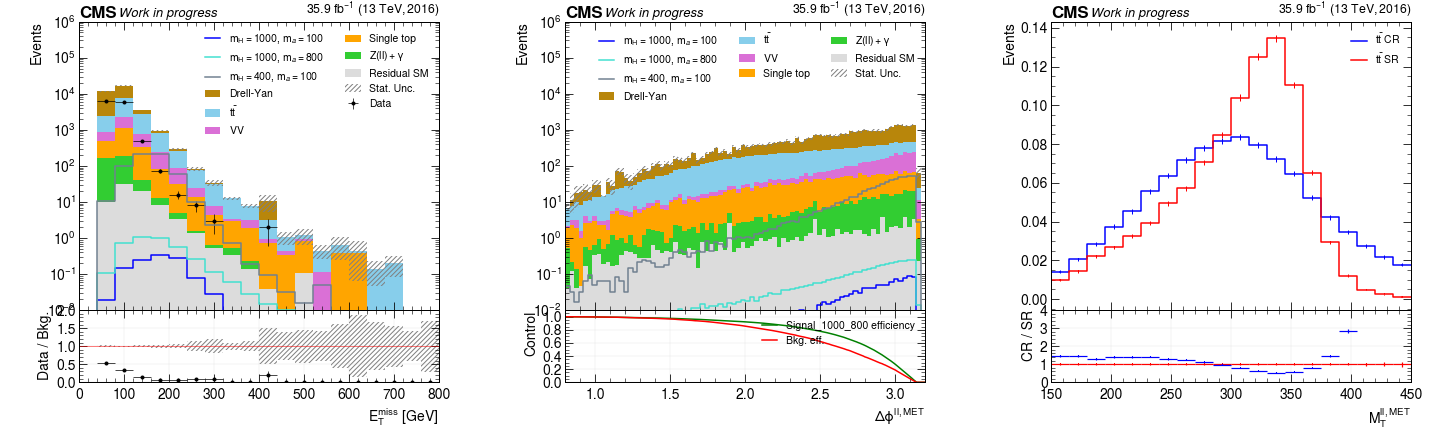

The script that saved this image:
import os
import numpy as np
import pandas as pd
import matplotlib.pyplot as plt
import matplotlib.gridspec as gs
import anatools.data as data
import anatools.analysis as ana
ana.start()

#XXXXXXXXXXXXXXXXXXXXXXXXXXXXXXXXXXXXXXXXXXXXXXXXXXXXXXXXXXXXXXXXXXXXXXXXXXXXXXXXXXXXXXXXXXXXXXXXXXXXXXXXXXXXXXXXX
# This is not a complete code. You need to generate the datasets and the lists below: 
# dataframes - list of pandas dataframes
# labels - list of strings setting the labels
# colors - list of strings setting the colors
#XXXXXXXXXXXXXXXXXXXXXXXXXXXXXXXXXXXXXXXXXXXXXXXXXXXXXXXXXXXXXXXXXXXXXXXXXXXXXXXXXXXXXXXXXXXXXXXXXXXXXXXXXXXXXXXXX

#=================================================================================================================
# Set up the figure and the subplots grid
#=================================================================================================================
fig1 = plt.figure(figsize=(20,6))
grid = [2, 3]
gs1 = gs.GridSpec(grid[0], grid[1], height_ratios=[4, 1])


#=================================================================================================================
N = 1 
#=================================================================================================================
#==================================================
ax1 = plt.subplot(ana.position(gs1,grid,N,1))              # Positioning at subplot 1 of the plot number 1
#==================================================
var = "MET_pt"
bins = np.linspace(0,800,21)
ana.step_plot( ax1, var, df_1000_100, label=signal_label(1000,100), color='blue', weight="evtWeight", bins=bins )
ana.step_plot( ax1, var, df_1000_800, label=signal_label(1000,800), color='turquoise', weight="evtWeight", bins=bins )
ana.step_plot( ax1, var, df_400_100, label=signal_label(400,100), color='slategray', weight="evtWeight", bins=bins )
ybkg, errbkg = ana.stacked_plot( ax1, var, dataframes, labels, colors, weight="evtWeight", bins=bins )  # Produce the stacked plot
ydata, errdata = ana.data_plot( ax1, var, df_DATA, bins=bins )
ana.labels(ax1, ylabel="Events")  # Set up the label names
ana.style(ax1, lumi=35.9, year=2016, ylog=True, legend_ncol=2, ylim=[1.e-2,1.e6], xticklabels=False) # Set up the plot style and information on top

#==================================================
ax2 = plt.subplot(ana.position(gs1,grid,N,2), sharex=ax1)  # Positioning at subplot 2 of the plot number 2
#==================================================
ana.ratio_plot( ax2, ydata, errdata, ybkg, errbkg, bins=bins)
ana.labels(ax2, xlabel=r"$E_\mathrm{T}^\mathrm{miss}\ [\mathrm{GeV}]$", ylabel="Data / Bkg.")  # Set up the label names
ana.style(ax2, ylim=[0., 2], yticks=[0, 0.5, 1, 1.5, 2], xgrid=True, ygrid=True) 



#=================================================================================================================
N = 2
#=================================================================================================================
#==================================================
ax1 = plt.subplot(ana.position(gs1,grid,N,1))              # Positioning at subplot 1 of the plot number 1
#==================================================
var = "MET_LepLep_deltaPhi"
bins = np.linspace(0.8,3.2,81)
ana.stacked_plot( ax1, var, dataframes, labels, colors, weight="evtWeight", bins=bins )  # Produce the stacked plot
ana.step_plot( ax1, var, df_1000_100, label=signal_label(1000,100), color='blue', weight="evtWeight", bins=bins )
ana.step_plot( ax1, var, df_1000_800, label=signal_label(1000,800), color='turquoise', weight="evtWeight", bins=bins )
ana.step_plot( ax1, var, df_400_100, label=signal_label(400,100), color='slategray', weight="evtWeight", bins=bins )
ana.labels(ax1, ylabel="Events")  # Set up the label names
ana.style(ax1, lumi=35.9, year=2016, ylog=True, legend_ncol=3, ylim=[1.e-2,1.e6], xticklabels=False) # Set up the plot style and information on top

#==================================================
ax2 = plt.subplot(ana.position(gs1,grid,N,2), sharex=ax1)  # Positioning at subplot 2 of the plot number 2
#==================================================
ctr = ana.control( var, [df_1000_800], dataframes, weight="evtWeight", bins=np.linspace(0.8,3.2,1001) )
#ctr.purity_plot()
ctr.signal_eff_plot(label='Signal_1000_800 efficiency')
ctr.bkg_eff_plot()
ana.labels(ax2, xlabel=r"$\Delta \phi^{ll, \mathrm{MET}}$", ylabel="Control")  # Set up the label names
ana.style(ax2, ylim=[0., 1.1], yticks=[0., 0.2, 0.4, 0.6, 0.8, 1.], xgrid=True, ygrid=True) 


for key in datasets.keys():
    dataset = datasets[key] 
    datasets[key] = dataset[(dataset["MET_LepLep_Mt"] < 410)]


#=================================================================================================================
N = 3
#=================================================================================================================
#==================================================
ax1 = plt.subplot(ana.position(gs1,grid,N,1))              # Positioning at subplot 1 of the plot number 1
#==================================================
var = "MET_LepLep_Mt"
bins = np.linspace(150,450,21)
ysgn1, errsgn1 = ana.step_plot( ax1, var, df_1000_800, label=r'$t\bar{t}$ CR', color='blue', weight="evtWeight", bins=bins, error=True, normalize=True )
ysgn2, errsgn2 = ana.step_plot( ax1, var, df_400_100, label=r'$t\bar{t}$ SR', color='red', weight="evtWeight", bins=bins, error=True, normalize=True )
ana.labels(ax1, ylabel="Events")  # Set up the label names
ana.style(ax1, lumi=35.9, year=2016, legend_ncol=1, xticklabels=False) # Set up the plot style and information on top

#==================================================
ax2 = plt.subplot(ana.position(gs1,grid,N,2), sharex=ax1)  # Positioning at subplot 2 of the plot number 2
#==================================================
ana.ratio_plot( ax2, ysgn1, errsgn1, ysgn2, errsgn2, bins=bins, numerator="mc", color='blue')
ana.labels(ax2, xlabel=r"$M_T^{ll, \mathrm{MET}}$", ylabel=r'CR / SR')  # Set up the label names
ana.style(ax2, ylim=[0., 4], yticks=[0., 1, 2, 3, 4], xgrid=True, ygrid=True) 


#=================================================================================================================
# Make final setup, save and show plots
#=================================================================================================================
plt.subplots_adjust(left=0.055, bottom=0.115, right=0.96, top=0.95, wspace=0.35, hspace=0.0)
plt.savefig('general_plots.png')
plt.savefig('general_plots.pdf')
plt.show()
